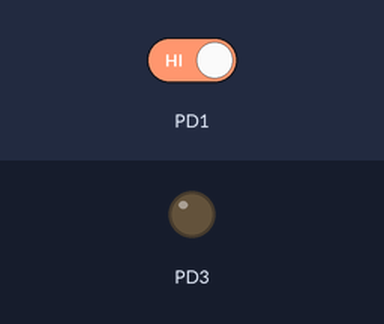
A program run on a simulated ATmega328P, built with avr-gcc and emulated at 16 MHz. Parts: output pins drawn as LEDs (lit = HIGH). Inputs (shaded band) come from the test bench; at power-on: PD1 HIGH.

Above: at 1.2 s.
1.3 s: PD1 driven LOW
At 2.3 s:
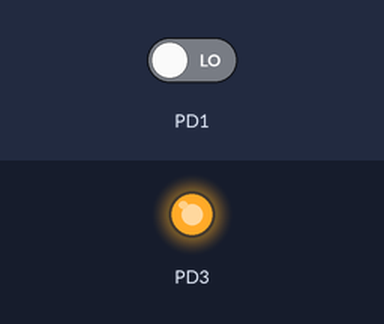
2.8 s: PD1 driven HIGH
At 3.5 s:
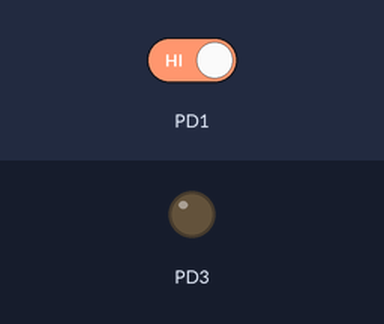
Timing chart, 0 to 5.8 s (numbered marks = the images above; inputs shaded):
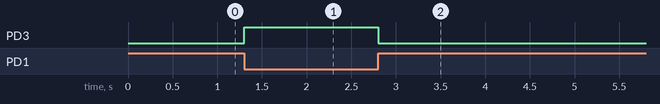

Measured:
- after the input at 1.3 s, PD3: LOW → HIGH at once
- after the input at 2.8 s, PD3: HIGH → LOW at once

The program:

main.c
```c
#include "button.h"

#define HIGH 1

int main(void)
{
	/* Replace with your application code */
	DDRD &= ~(1 << DDD1);  // C?u hình PD1 là ??u vào
	DDRD |= (1 << DDD3);   // C?u hình PD3 là ??u ra

	while (1)
	{
		// ??c tr?ng thái c?a chân PD1 (nút nh?n ho?c tín hi?u ??u vào)
		if (!(PIND & (1 << PIND1)))  // Ki?m tra bit 1 c?a PIND (t??ng ???ng v?i PD1)
		{
			PORTD |= (1 << PORTD3);  // ??t PD3 lên m?c cao (1)
		}
		else
		{
			PORTD &= ~(1 << PORTD3);  // ??t PD3 xu?ng m?c th?p (0)
		}
	}
}
```

button.c
```c
/*
 * button.c
 *
 * Created: 8/28/2024 2:05:39 PM
 *  Author: DungLT
 */
```

button.h
```c
/*
 * button.h
 *
 * Created: 8/28/2024 2:05:21 PM
 *  Author: DungLT
 */


#ifndef BUTTON_H_
#define BUTTON_H_

#include <avr/io.h>
#include "config.h"
#include <util/delay.h>
#include <stdint.h>

typedef struct
{

};

void button_init();


#endif /* BUTTON_H_ */
```

config.h
```c
/*
 * config.h
 *
 * Created: 8/28/2024 10:42:36 AM
 *  Author: DungLT
 */


#ifndef CONFIG_H_
#define CONFIG_H_


#define F_CPU 16000000UL


#endif /* CONFIG_H_ */
```
